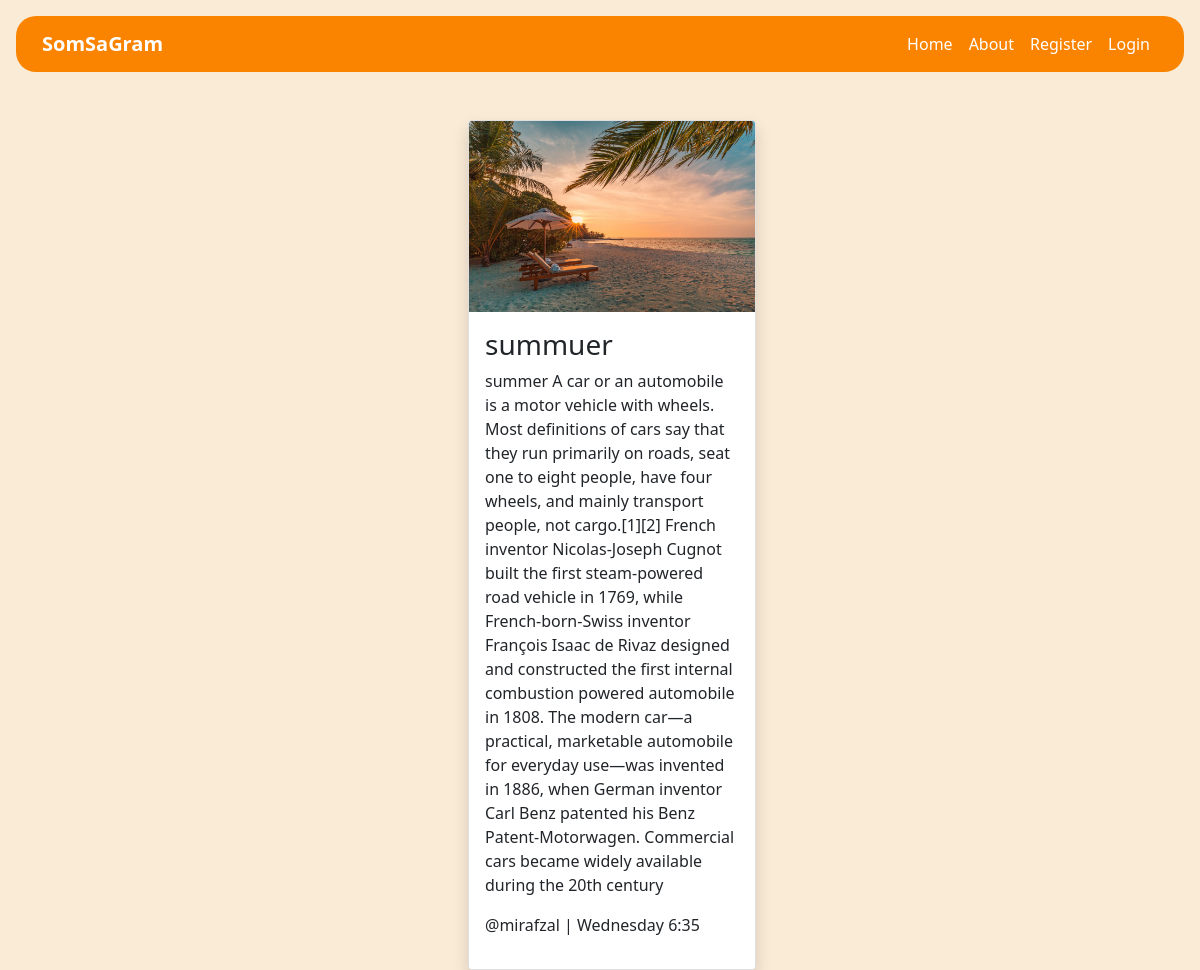
The page /post/12 on the database its author committed.
### posts/models.py (models this page shows, shortened)
class Postlar(models.Model):
    image = models.FileField(upload_to='media/')
    title = models.CharField(max_length=200)
    content = models.TextField()
    data = models.DateTimeField(default=timezone.now)
    author = models.ForeignKey(User, on_delete=models.CASCADE)

### posts/views.py (the view)
# urls.py: path('post/<int:pk>', views.PostDetail.as_view(), name='detail'),
class PostDetail(DetailView):
    model = Postlar
    template_name = 'posts/post_detail.html'

### posts/templates/posts/post_detail.html (shortened to what this page needs)
{% extends 'users/base.html' %}
{% load crispy_forms_tags %}
{% block content %}
<body class="bg-muted">
<div class="container mt-5 " style="width: 18rem; height: 300px">
    <div class="card shadow" style="width: 18rem;">
        <img src="{{ postlar.image.url }}" class="card-img-top" alt="...">
        <div class="card-body">
            <h3 class="card-title">{{ postlar.title }}</h3>
            <p class="card-text">{{ postlar.content }}</p>
            <p class="post-card-ifno">
                <span class="post-card-author">@{{ postlar.author }} |</span>
                <span class="post-card-author">{{ postlar.data|date:"l G:i" }} </span>
            </p>
        </div>
    </div>
                </div>
</body>
{% endblock content %}

### posts/static/posts/style.css (style rules this page uses)
body { background-color: blue; }

### rows shown on the page
Postlar: image (picture), title "summuer", content "summer A car or an automobile is a motor vehicle with wheels. Most definitions of cars say that they run primarily on roads, seat one to eight people, have four wheels, and mainly transport people, not cargo.[1][2] French inventor Nicolas-Joseph Cugnot built the first steam-powered road vehicle in 1769, while French-born-Swiss inventor François Isaac de Rivaz designed and constructed the first internal combustion powered automobile in 1808. The modern car—a practical, marketable automobile for everyday use—was invented in 1886, when German inventor Carl Benz patented his Benz Patent-Motorwagen. Commercial cars became widely available during the 20th century", author "mirafzal", data "Wednesday 6:35"
